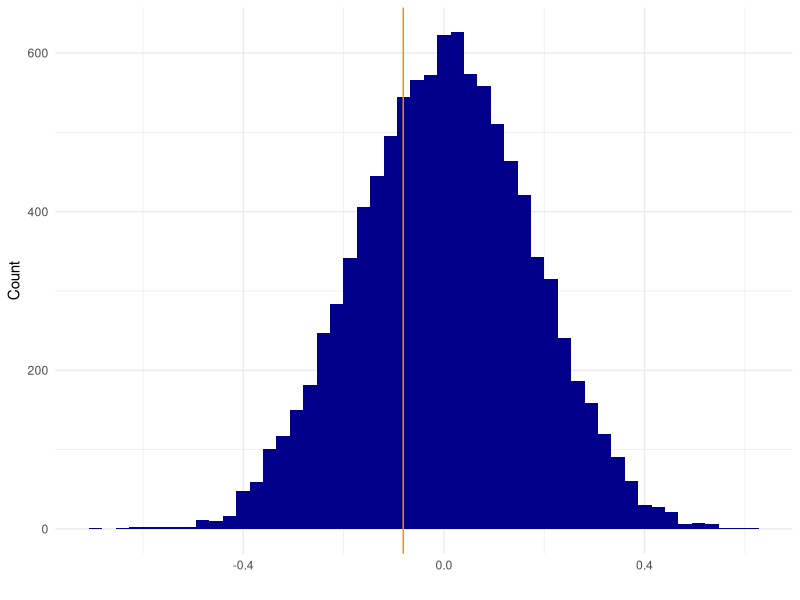
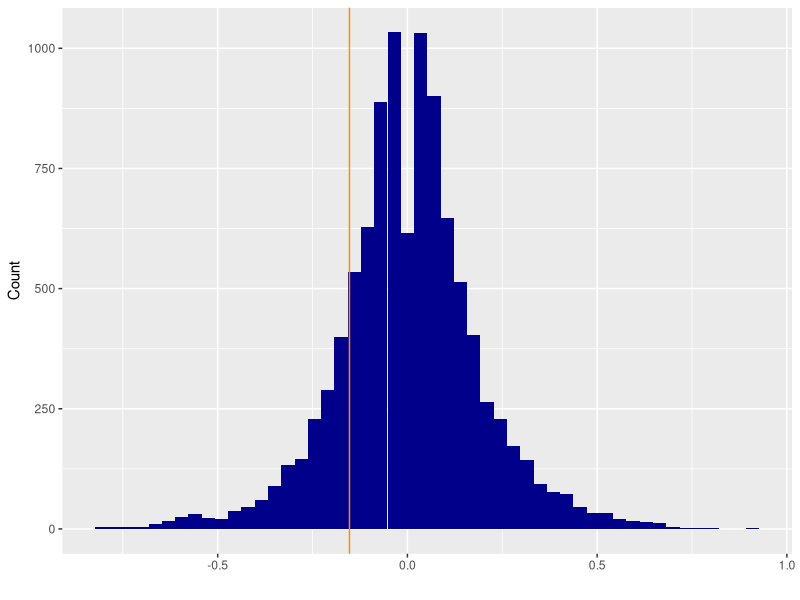

R code for these plots, in order:
## ---- chunk 1
# Load libraries
library(tidyverse)
## ---- chunk 2
permutation_mean <- function(dataset, name, count, group1, group2, no_perm=10000){
#permute and save difference in mean per round
dataset <- dataset %>% rename("count"=count, "name"=name)
r <- rep(NA,no_perm)  
for (i in 1:length(r)) {
  #shuffle dataset
  p <- cbind(vec1 = dataset$name, count = sample(dataset$count)) %>% 
    as_tibble()
  
  #calculate mean for group 1
  g1 <- p %>% 
    filter(vec1 == group1) %>% 
    summarise(mean(as.numeric(count)))
  
  #calculate mean for group 2
  g2 <- p %>% 
    filter(vec1 == group2) %>% 
    summarise(mean(as.numeric(count))) 
  
  #add difference in mean to vector
  r[i] <- as.numeric(g1) - as.numeric(g2)
  
  if(i%%1000==0) {        #tracker
    cat(i, "\n")
    flush.console()
  }
}

#create df with values for null distribution
pd <- data.frame(i=1:length(r), value=r) %>% 
  tbl_df()

#the observed difference
observed <- (dataset %>% filter(name == group1) %>% summarise(mean(as.numeric(count))))-(dataset %>% filter(name==group2) %>% summarise(mean(as.numeric(count))))

#plotting the null distribution and observed difference with the observed as a line
plot <- ggplot(data = pd, mapping = aes(x=value)) + 
  geom_histogram(fill="darkblue", bins=50) +
  geom_vline(color="darkorange",xintercept = as.numeric(observed)) + 
  xlab("")+
  ylab("Count")+
  theme_minimal()

#permuted p-value. 1 is added because we always expect the next one to be significant (of permuted values)
p_value <- ((sum(abs(r) >= abs(observed[,1]))+1)/(length(r)+1))
return (list(p_value, plot))
}


names <- c(replicate(50,"Something"), replicate(50, "Something_else"))
test <- as.tibble(rnorm(100)) %>% mutate(names=names)

permutation_mean(test, "names", "value", "Something", "Something_else")

## ---- chunk 3
permutation_median <- function(dataset, name, count, group1, group2, no_perm=10000, plot=FALSE) {
  #permute and save difference in mean per round
  dataset <- dataset %>% rename("count"=count, "name"=name)
  r <- rep(NA,no_perm)
  
  # Progress bar
  pb <- txtProgressBar(min = 1, max = no_perm, style = 3)
  
  for (i in 1:length(r)) {
    setTxtProgressBar(pb, i)
    #shuffle dataset
    p <- cbind(vec = dataset$name, count = sample(dataset$count)) %>% as_tibble()
  
    #calculate median for group 1 and group 2
    g1 <- p %>% filter(vec == group1) %>% summarise(median(as.numeric(count)))
    g2 <- p %>% filter(vec == group2) %>% summarise(median(as.numeric(count))) 
  
    #add difference in median to vector
    r[i] <- as.numeric(g1) - as.numeric(g2)
  }
  close(pb)

  #create df with values for null distribution
  pd <- data.frame(i=1:length(r), value=r) %>% tbl_df()

  #the observed difference
  observed <- (dataset %>% filter(name == group1) %>%
                summarise(median(as.numeric(count))))-(dataset %>% filter(name==group2) %>%
                summarise(median(as.numeric(count))))

  # If statement to plot or not
  if (plot == TRUE) {
    #plotting the null distribution and observed difference with the observed as a line
    plot <- ggplot(data = pd, mapping = aes(x=value)) + 
      geom_histogram(fill="darkblue", bins=50) +
      geom_vline(color="darkorange",xintercept = as.numeric(observed)) + 
      xlab("")+
      ylab("Count")

    # NICE PRINTING FOR TEST
    # Permuted p-value. 1 is added because we always expect the next one to be significant (of permuted values)
    #
    m1 <- test %>% filter(names == group1) %>% summarise(median(value))
    m2 <- test %>% filter(names == group2) %>% summarise(median(value))
    estimate <- c(as.numeric(m1),as.numeric(m2),as.numeric(observed))
    names(estimate) <- c("Median first group","Median second group","Observed median difference")
    #
    p_value <- ((sum(abs(r) >= abs(observed[,1]))+1)/(length(r)+1))
    names(p_value) <- "p-value"
    #
    result = list(method = "Permutation Test (Median)", p.value = p_value,
                  estimate = estimate,
                  data.name = sprintf("Permutation for group: %s and %s", group1, group2))
    class(result) <- "htest"
    
    print(result)
    return(plot)
  } else if (plot == FALSE) {
    # NICE PRINTING FOR TEST
    # Permuted p-value. 1 is added because we always expect the next one to be significant (of permuted values)
    #
    m1 <- test %>% filter(names == group1) %>% summarise(median(value))
    m2 <- test %>% filter(names == group2) %>% summarise(median(value))
    estimate <- c(as.numeric(m1),as.numeric(m2),as.numeric(observed))
    names(estimate) <- c("Median first group","Median second group","Observed median difference")
    #
    p_value <- ((sum(abs(r) >= abs(observed[,1]))+1)/(length(r)+1))
    names(p_value) <- "p-value"
    #
    result = list(method = "Permutation Test (Median)", p.value = p_value,
                  estimate = estimate,
                  data.name = sprintf("Permutation for group: %s and %s", group1, group2))
    class(result) <- "htest"
    
    print(result)
  }
}

names <- c(replicate(50,"GROUP1"), replicate(50, "GROUP2"))
test <- as.tibble(rnorm(100)) %>% mutate(names=names)

permutation_median(test, "names", "value", "GROUP1", "GROUP2", plot = T)
